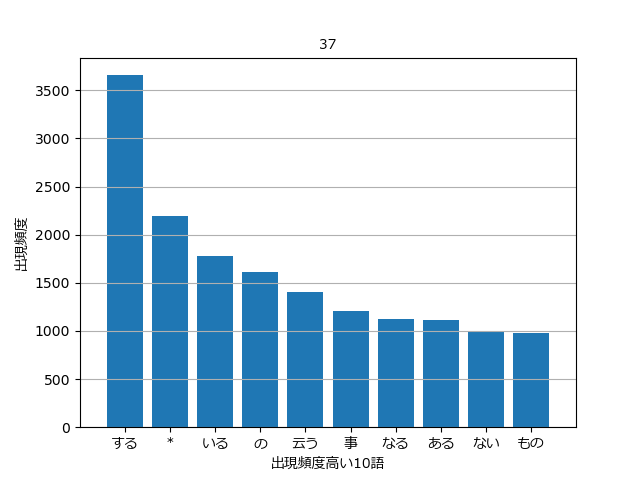

Write Python code to recreate this figure.
from collections import defaultdict
import matplotlib.pyplot as plt
from matplotlib.font_manager import FontProperties

def get_morpheme_dict_lists():
    """
    一文の一語づつの形態素が辞書で格納されて
    一文にlistで入っている
    上の一文の形態素の情報を一要素としたlistを返す
    """

    res = []

    with open("neko.txt.mecab", encoding="utf-8") as target:
        
        # 改行コードごとでsplit
        lines = target.read().split("\n")
        
        # 一文を格納するlist
        tmp = []

        for line in lines:

            # EOSか最終行なら一文をresに追加
            if line == "EOS" or line == "":
                if tmp: res.append(tmp)
                tmp = []
            else:
                word, feature_str = line.split("\t")
                features = feature_str.split(",")
                tmp.append(
                    {
                       "surface": word,
                       "base": features[6],
                       "pos": features[0],
                       "pos1": features[1]
                    }
                )
    return res

def _37():

    morpheme_dict_lists = get_morpheme_dict_lists()

    words = defaultdict(int)
    for line in morpheme_dict_lists:
        for word in line:
            if word["pos"] not in  ("記号","助動詞","助詞"):
                words[word["base"]] += 1
    

    # baseがうまく認識しないから*になってるものが多いよ...
    items = sorted(words.items(), key=lambda x: -x[1])
    words = items

    size = 10
    list_word = words[:size]
    print(list_word)

    # 単語（x軸用）と出現数（y軸用）のリストに分解
    list_zipped = list(zip(*list_word))
    words = list_zipped[0]
    counts = list_zipped[1]

    # グラフで使うフォント情報(デフォルトのままでは日本語が表示できない)
    fp = FontProperties(fname="C:\\Windows\\Fonts\\meiryo.ttc")

    # 棒グラフのデータ指定
    plt.bar(range(0, size),counts,align='center')

    # x軸のラベルの指定
    plt.xticks(range(0, size),words,fontproperties=fp)


    # グラフのタイトル、ラベル指定
    plt.title('37',fontproperties=fp)

    plt.xlabel('出現頻度高い10語',fontproperties=fp)
    plt.ylabel('出現頻度',fontproperties=fp)

    # グリッドを表示
    plt.grid(axis='y')

    # 表示
    plt.show()

if __name__ == "__main__":
    _37()
